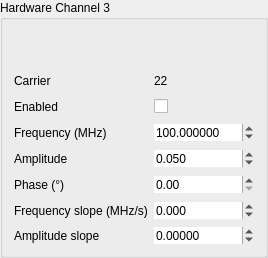
     <widget class="QGroupBox" name="groupBox_HW3">
      <property name="sizePolicy">
       <sizepolicy hsizetype="Fixed" vsizetype="Fixed">
        <horstretch>0</horstretch>
        <verstretch>0</verstretch>
       </sizepolicy>
      </property>
      <property name="minimumSize">
       <size>
        <width>246</width>
        <height>0</height>
       </size>
      </property>
      <property name="title">
       <string>Hardware Channel 3</string>
      </property>
      <property name="alignment">
       <set>Qt::AlignLeading|Qt::AlignLeft|Qt::AlignTop</set>
      </property>
      <layout class="QGridLayout" name="gridLayout_7">
       <item row="2" column="0">
        <widget class="QLabel" name="label_46">
         <property name="minimumSize">
          <size>
           <width>120</width>
           <height>20</height>
          </size>
         </property>
         <property name="text">
          <string>Enabled</string>
         </property>
        </widget>
       </item>
       <item row="4" column="0">
        <widget class="QLabel" name="label_60">
         <property name="sizePolicy">
          <sizepolicy hsizetype="Preferred" vsizetype="Fixed">
           <horstretch>0</horstretch>
           <verstretch>0</verstretch>
          </sizepolicy>
         </property>
         <property name="minimumSize">
          <size>
           <width>120</width>
           <height>20</height>
          </size>
         </property>
         <property name="text">
          <string>Amplitude</string>
         </property>
        </widget>
       </item>
       <item row="1" column="0">
        <widget class="QLabel" name="label_61">
         <property name="sizePolicy">
          <sizepolicy hsizetype="Fixed" vsizetype="Fixed">
           <horstretch>0</horstretch>
           <verstretch>0</verstretch>
          </sizepolicy>
         </property>
         <property name="minimumSize">
          <size>
           <width>120</width>
           <height>20</height>
          </size>
         </property>
         <property name="text">
          <string>Carrier</string>
         </property>
        </widget>
       </item>
       <item row="3" column="1">
        <widget class="QDoubleSpinBox" name="frequency_22">
         <property name="sizePolicy">
          <sizepolicy hsizetype="Fixed" vsizetype="Fixed">
           <horstretch>0</horstretch>
           <verstretch>0</verstretch>
          </sizepolicy>
         </property>
         <property name="minimumSize">
          <size>
           <width>100</width>
           <height>0</height>
          </size>
         </property>
         <property name="frame">
          <bool>false</bool>
         </property>
         <property name="suffix">
          <string/>
         </property>
         <property name="decimals">
          <number>6</number>
         </property>
         <property name="maximum">
          <double>1250.000000000000000</double>
         </property>
         <property name="value">
          <double>100.000000000000000</double>
         </property>
        </widget>
       </item>
       <item row="6" column="0">
        <widget class="QLabel" name="label_62">
         <property name="sizePolicy">
          <sizepolicy hsizetype="Preferred" vsizetype="Fixed">
           <horstretch>0</horstretch>
           <verstretch>0</verstretch>
          </sizepolicy>
         </property>
         <property name="minimumSize">
          <size>
           <width>120</width>
           <height>20</height>
          </size>
         </property>
         <property name="text">
          <string>Frequency slope (MHz/s)</string>
         </property>
        </widget>
       </item>
       <item row="2" column="1">
        <widget class="QCheckBox" name="enable_22">
         <property name="enabled">
          <bool>true</bool>
         </property>
         <property name="sizePolicy">
          <sizepolicy hsizetype="Fixed" vsizetype="Fixed">
           <horstretch>0</horstretch>
           <verstretch>0</verstretch>
          </sizepolicy>
         </property>
         <property name="minimumSize">
          <size>
           <width>100</width>
           <height>0</height>
          </size>
         </property>
         <property name="text">
          <string/>
         </property>
         <property name="checked">
          <bool>false</bool>
         </property>
        </widget>
       </item>
       <item row="3" column="0">
        <widget class="QLabel" name="label_64">
         <property name="sizePolicy">
          <sizepolicy hsizetype="Preferred" vsizetype="Fixed">
           <horstretch>0</horstretch>
           <verstretch>0</verstretch>
          </sizepolicy>
         </property>
         <property name="minimumSize">
          <size>
           <width>120</width>
           <height>20</height>
          </size>
         </property>
         <property name="text">
          <string>Frequency (MHz)</string>
         </property>
        </widget>
       </item>
       <item row="4" column="1">
        <widget class="QDoubleSpinBox" name="amplitude_22">
         <property name="sizePolicy">
          <sizepolicy hsizetype="Fixed" vsizetype="Fixed">
           <horstretch>0</horstretch>
           <verstretch>0</verstretch>
          </sizepolicy>
         </property>
         <property name="minimumSize">
          <size>
           <width>100</width>
           <height>0</height>
          </size>
         </property>
         <property name="frame">
          <bool>false</bool>
         </property>
         <property name="decimals">
          <number>3</number>
         </property>
         <property name="maximum">
          <double>1.000000000000000</double>
         </property>
         <property name="singleStep">
          <double>0.001000000000000</double>
         </property>
         <property name="value">
          <double>0.050000000000000</double>
         </property>
        </widget>
       </item>
       <item row="5" column="1">
        <widget class="QDoubleSpinBox" name="phase_22">
         <property name="sizePolicy">
          <sizepolicy hsizetype="Fixed" vsizetype="Fixed">
           <horstretch>0</horstretch>
           <verstretch>0</verstretch>
          </sizepolicy>
         </property>
         <property name="minimumSize">
          <size>
           <width>100</width>
           <height>0</height>
          </size>
         </property>
         <property name="frame">
          <bool>false</bool>
         </property>
         <property name="suffix">
          <string/>
         </property>
         <property name="decimals">
          <number>2</number>
         </property>
         <property name="maximum">
          <double>360.000000000000000</double>
         </property>
         <property name="singleStep">
          <double>0.100000000000000</double>
         </property>
        </widget>
       </item>
       <item row="6" column="1">
        <widget class="QDoubleSpinBox" name="frequencySlope_22">
         <property name="sizePolicy">
          <sizepolicy hsizetype="Fixed" vsizetype="Fixed">
           <horstretch>0</horstretch>
           <verstretch>0</verstretch>
          </sizepolicy>
         </property>
         <property name="minimumSize">
          <size>
           <width>100</width>
           <height>0</height>
          </size>
         </property>
         <property name="frame">
          <bool>false</bool>
         </property>
         <property name="suffix">
          <string/>
         </property>
         <property name="decimals">
          <number>3</number>
         </property>
         <property name="minimum">
          <double>-1250.000000000000000</double>
         </property>
         <property name="maximum">
          <double>1250.000000000000000</double>
         </property>
         <property name="singleStep">
          <double>10.000000000000000</double>
         </property>
        </widget>
       </item>
       <item row="5" column="0">
        <widget class="QLabel" name="label_65">
         <property name="sizePolicy">
          <sizepolicy hsizetype="Preferred" vsizetype="Fixed">
           <horstretch>0</horstretch>
           <verstretch>0</verstretch>
          </sizepolicy>
         </property>
         <property name="minimumSize">
          <size>
           <width>120</width>
           <height>20</height>
          </size>
         </property>
         <property name="text">
          <string>Phase (°)</string>
         </property>
        </widget>
       </item>
       <item row="1" column="1">
        <widget class="QLabel" name="label_63">
         <property name="sizePolicy">
          <sizepolicy hsizetype="Preferred" vsizetype="Fixed">
           <horstretch>0</horstretch>
           <verstretch>0</verstretch>
          </sizepolicy>
         </property>
         <property name="text">
          <string>22</string>
         </property>
        </widget>
       </item>
       <item row="7" column="0">
        <widget class="QLabel" name="label_66">
         <property name="text">
          <string>Amplitude slope</string>
         </property>
        </widget>
       </item>
       <item row="7" column="1">
        <widget class="QDoubleSpinBox" name="amplitudeSlope_22">
         <property name="sizePolicy">
          <sizepolicy hsizetype="Fixed" vsizetype="Fixed">
           <horstretch>0</horstretch>
           <verstretch>0</verstretch>
          </sizepolicy>
         </property>
         <property name="minimumSize">
          <size>
           <width>100</width>
           <height>0</height>
          </size>
         </property>
         <property name="wrapping">
          <bool>false</bool>
         </property>
         <property name="frame">
          <bool>false</bool>
         </property>
         <property name="buttonSymbols">
          <enum>QAbstractSpinBox::UpDownArrows</enum>
         </property>
         <property name="suffix">
          <string/>
         </property>
         <property name="decimals">
          <number>5</number>
         </property>
         <property name="minimum">
          <double>-100.000000000000000</double>
         </property>
         <property name="maximum">
          <double>100.000000000000000</double>
         </property>
         <property name="singleStep">
          <double>10.000000000000000</double>
         </property>
        </widget>
       </item>
       <item row="0" column="0" colspan="2">
        <spacer name="verticalSpacer_3">
         <property name="orientation">
          <enum>Qt::Vertical</enum>
         </property>
         <property name="sizeHint" stdset="0">
          <size>
           <width>20</width>
           <height>40</height>
          </size>
         </property>
        </spacer>
       </item>
      </layout>
     </widget>
